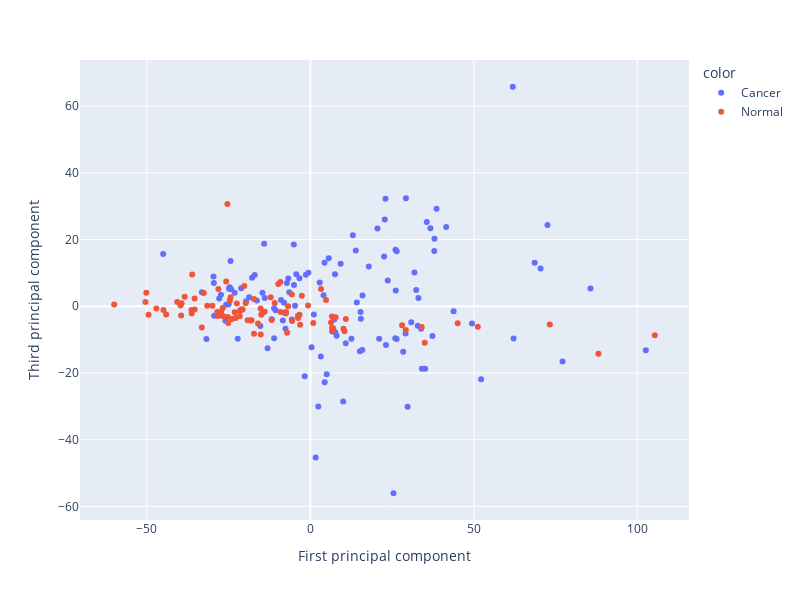

The cell this chart's notebook holds for it:
### Code cell
fig = px.scatter(x= X_pca_scaled[:, 0], y= X_pca_scaled[:, 2], color = df.iloc[:,0], width=800, height=600,
                labels={'x':'First principal component', 'y': 'Third principal component'})
fig.show()
